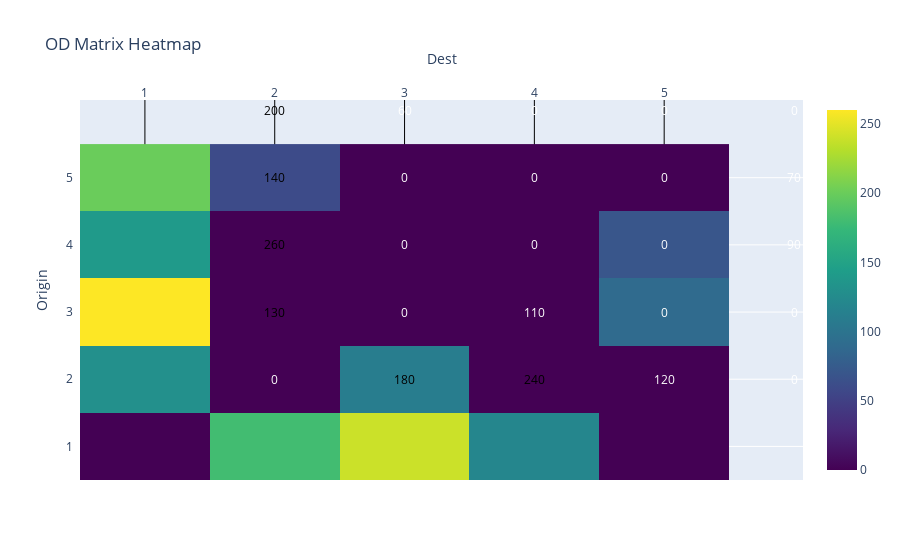

The code cell stored with this chart in its notebook:
### Code cell
# OD 矩阵热力图（Plotly）
import plotly.figure_factory as ff

pivot = od.pivot_table(index='origin_zone',
                       columns='dest_zone',
                       values='flow_count',
                       aggfunc='sum',
                       fill_value=0)

z = pivot.values
x = pivot.columns.astype(str).tolist()   # 关键：转成 list
y = pivot.index.astype(str).tolist()     # 关键：转成 list

# 可选：显示格内数值
ann = [[str(v) for v in row] for row in z]

fig2 = ff.create_annotated_heatmap(z, x=x, y=y,
                                   annotation_text=ann,   # 想隐藏可去掉这一行
                                   colorscale='Viridis',
                                   showscale=True)
fig2.update_layout(title='OD Matrix Heatmap',
                   xaxis_title='Dest',
                   yaxis_title='Origin')
fig2.show()

### Figure 1 — Plotly figure (JSON) as saved in the notebook; plotly's stock layout.template omitted (floating-point values rounded to 4 significant figures)
{"data": [{"colorscale": [[0, "#440154"], [0.1111, "#482878"], [0.2222, "#3e4989"], [0.3333, "#31688e"], [0.4444, "#26828e"], [0.5556, "#1f9e89"], [0.6667, "#35b779"], [0.7778, "#6ece58"], [0.8889, "#b5de2b"], [1, "#fde725"]], "reversescale": false, "showscale": true, "type": "heatmap", "x": ["1", "2", "3", "4", "5"], "y": ["1", "2", "3", "4", "5"], "z": [[0, 180, 240, 120, 0], [130, 0, 110, 0, 0], [260, 0, 0, 0, 90], [140, 0, 0, 0, 70], [200, 60, 0, 0, 0]]}], "layout": {"annotations": [{"font": {"color": "#FFFFFF"}, "showarrow": false, "text": "0", "x": "1", "xref": "x", "y": "1", "yref": "y"}, {"font": {"color": "#000000"}, "showarrow": false, "text": "180", "x": "2", "xref": "x", "y": "1", "yref": "y"}, {"font": {"color": "#000000"}, "showarrow": false, "text": "240", "x": "3", "xref": "x", "y": "1", "yref": "y"}, {"font": {"color": "#FFFFFF"}, "showarrow": false, "text": "120", "x": "4", "xref": "x", "y": "1", "yref": "y"}, {"font": {"color": "#FFFFFF"}, "showarrow": false, "text": "0", "x": "5", "xref": "x", "y": "1", "yref": "y"}, {"font": {"color": "#000000"}, "showarrow": false, "text": "130", "x": "1", "xref": "x", "y": "2", "yref": "y"}, {"font": {"color": "#FFFFFF"}, "showarrow": false, "text": "0", "x": "2", "xref": "x", "y": "2", "yref": "y"}, {"font": {"color": "#FFFFFF"}, "showarrow": false, "text": "110", "x": "3", "xref": "x", "y": "2", "yref": "y"}, {"font": {"color": "#FFFFFF"}, "showarrow": false, "text": "0", "x": "4", "xref": "x", "y": "2", "yref": "y"}, {"font": {"color": "#FFFFFF"}, "showarrow": false, "text": "0", "x": "5", "xref": "x", "y": "2", "yref": "y"}, {"font": {"color": "#000000"}, "showarrow": false, "text": "260", "x": "1", "xref": "x", "y": "3", "yref": "y"}, {"font": {"color": "#FFFFFF"}, "showarrow": false, "text": "0", "x": "2", "xref": "x", "y": "3", "yref": "y"}, {"font": {"color": "#FFFFFF"}, "showarrow": false, "text": "0", "x": "3", "xref": "x", "y": "3", "yref": "y"}, {"font": {"color": "#FFFFFF"}, "showarrow": false, "text": "0", "x": "4", "xref": "x", "y": "3", "yref": "y"}, {"font": {"color": "#FFFFFF"}, "showarrow": false, "text": "90", "x": "5", "xref": "x", "y": "3", "yref": "y"}, {"font": {"color": "#000000"}, "showarrow": false, "text": "140", "x": "1", "xref": "x", "y": "4", "yref": "y"}, {"font": {"color": "#FFFFFF"}, "showarrow": false, "text": "0", "x": "2", "xref": "x", "y": "4", "yref": "y"}, {"font": {"color": "#FFFFFF"}, "showarrow": false, "text": "0", "x": "3", "xref": "x", "y": "4", "yref": "y"}, {"font": {"color": "#FFFFFF"}, "showarrow": false, "text": "0", "x": "4", "xref": "x", "y": "4", "yref": "y"}, {"font": {"color": "#FFFFFF"}, "showarrow": false, "text": "70", "x": "5", "xref": "x", "y": "4", "yref": "y"}, {"font": {"color": "#000000"}, "showarrow": false, "text": "200", "x": "1", "xref": "x", "y": "5", "yref": "y"}, {"font": {"color": "#FFFFFF"}, "showarrow": false, "text": "60", "x": "2", "xref": "x", "y": "5", "yref": "y"}, {"font": {"color": "#FFFFFF"}, "showarrow": false, "text": "0", "x": "3", "xref": "x", "y": "5", "yref": "y"}, {"font": {"color": "#FFFFFF"}, "showarrow": false, "text": "0", "x": "4", "xref": "x", "y": "5", "yref": "y"}, {"font": {"color": "#FFFFFF"}, "showarrow": false, "text": "0", "x": "5", "xref": "x", "y": "5", "yref": "y"}], "title": {"text": "OD Matrix Heatmap"}, "xaxis": {"dtick": 1, "gridcolor": "rgb(0, 0, 0)", "side": "top", "ticks": "", "title": {"text": "Dest"}}, "yaxis": {"dtick": 1, "ticks": "", "ticksuffix": "  ", "title": {"text": "Origin"}}}}
